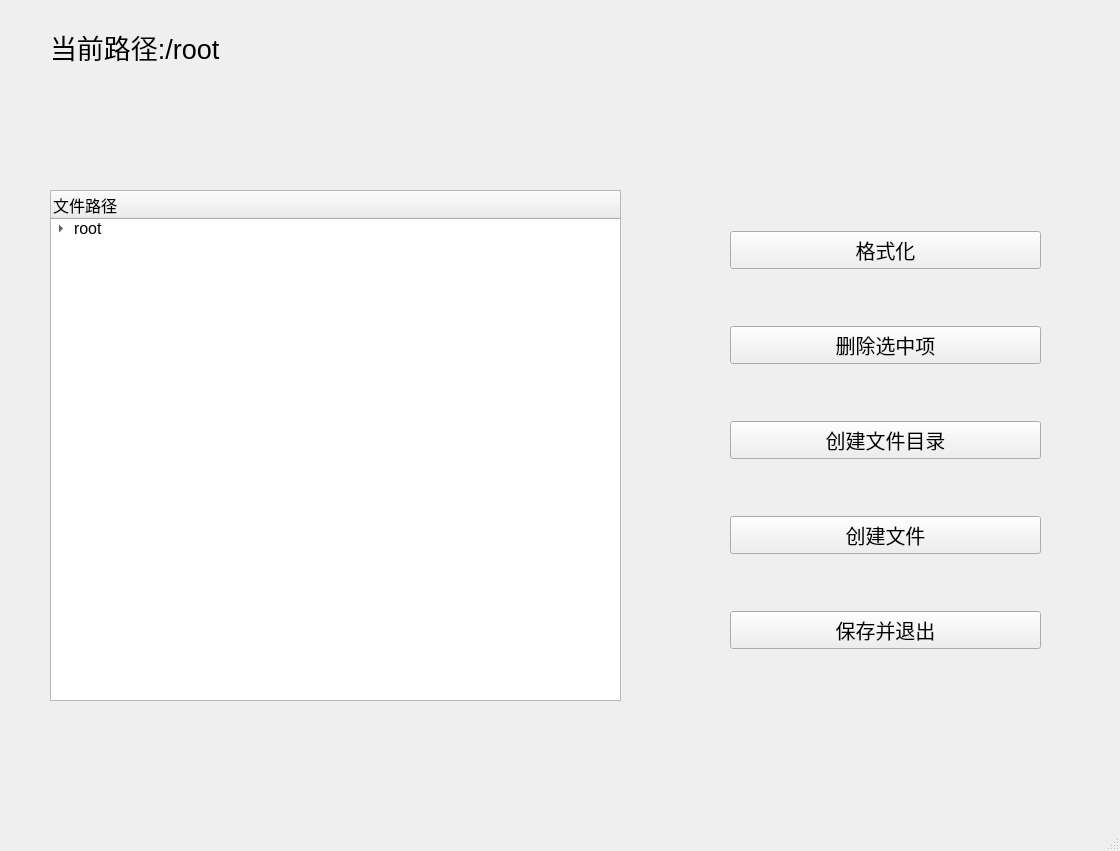
<?xml version="1.0" encoding="UTF-8"?>
<ui version="4.0">
 <class>MainWindow</class>
 <widget class="QMainWindow" name="MainWindow">
  <property name="geometry">
   <rect>
    <x>0</x>
    <y>0</y>
    <width>1120</width>
    <height>851</height>
   </rect>
  </property>
  <property name="font">
   <font>
    <pointsize>9</pointsize>
   </font>
  </property>
  <property name="windowTitle">
   <string>MainWindow</string>
  </property>
  <widget class="QWidget" name="centralwidget">
   <widget class="QLabel" name="label">
    <property name="geometry">
     <rect>
      <x>50</x>
      <y>30</y>
      <width>1011</width>
      <height>33</height>
     </rect>
    </property>
    <property name="font">
     <font>
      <pointsize>20</pointsize>
     </font>
    </property>
    <property name="text">
     <string>当前路径:/root</string>
    </property>
   </widget>
   <widget class="QWidget" name="layoutWidget">
    <property name="geometry">
     <rect>
      <x>730</x>
      <y>180</y>
      <width>311</width>
      <height>521</height>
     </rect>
    </property>
    <layout class="QGridLayout" name="gridLayout">
     <item row="1" column="0">
      <widget class="QPushButton" name="pushButton_2">
       <property name="font">
        <font>
         <pointsize>15</pointsize>
        </font>
       </property>
       <property name="text">
        <string>删除选中项</string>
       </property>
      </widget>
     </item>
     <item row="4" column="0">
      <widget class="QPushButton" name="pushButton_9">
       <property name="font">
        <font>
         <pointsize>15</pointsize>
        </font>
       </property>
       <property name="text">
        <string>保存并退出</string>
       </property>
      </widget>
     </item>
     <item row="0" column="0">
      <widget class="QPushButton" name="pushButton">
       <property name="font">
        <font>
         <pointsize>15</pointsize>
        </font>
       </property>
       <property name="text">
        <string>格式化</string>
       </property>
      </widget>
     </item>
     <item row="3" column="0">
      <widget class="QPushButton" name="pushButton_5">
       <property name="font">
        <font>
         <pointsize>15</pointsize>
        </font>
       </property>
       <property name="text">
        <string>创建文件</string>
       </property>
      </widget>
     </item>
     <item row="2" column="0">
      <widget class="QPushButton" name="pushButton_4">
       <property name="font">
        <font>
         <pointsize>15</pointsize>
        </font>
       </property>
       <property name="text">
        <string>创建文件目录</string>
       </property>
      </widget>
     </item>
    </layout>
   </widget>
   <widget class="QTreeWidget" name="treeWidget">
    <property name="geometry">
     <rect>
      <x>50</x>
      <y>190</y>
      <width>571</width>
      <height>511</height>
     </rect>
    </property>
    <column>
     <property name="text">
      <string>文件路径</string>
     </property>
     <property name="font">
      <font>
       <pointsize>12</pointsize>
      </font>
     </property>
    </column>
    <item>
     <property name="text">
      <string>root</string>
     </property>
     <property name="font">
      <font>
       <pointsize>12</pointsize>
      </font>
     </property>
     <item>
      <property name="text">
       <string>1.txt</string>
      </property>
      <property name="font">
       <font>
        <pointsize>12</pointsize>
       </font>
      </property>
     </item>
    </item>
   </widget>
  </widget>
  <widget class="QMenuBar" name="menubar">
   <property name="geometry">
    <rect>
     <x>0</x>
     <y>0</y>
     <width>1120</width>
     <height>26</height>
    </rect>
   </property>
  </widget>
  <widget class="QStatusBar" name="statusbar"/>
 </widget>
 <resources/>
 <connections/>
</ui>
